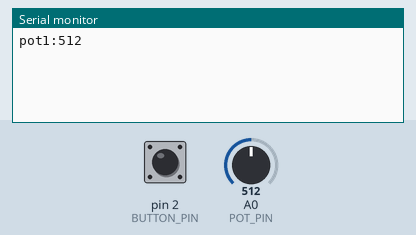
Recording of a sketch running on a simulated Arduino Uno, built with avr-gcc and run on an emulated ATmega328P. Shown: the last lines printed to the serial monitor. The test bench sets the inputs (shaded band); at power-on: pin 2 (BUTTON_PIN) HIGH, A0 (POT_PIN) = 512.

Above: at 1.2 s.
1.3 s: pin 2 (BUTTON_PIN) pulled LOW for 0.15 s
At 2.0 s:
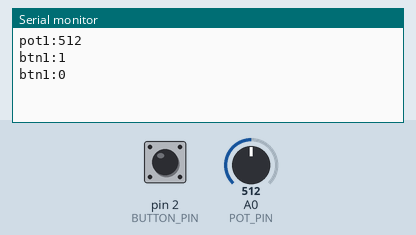
2.9 s: A0 (POT_PIN) set to 716
At 3.7 s:
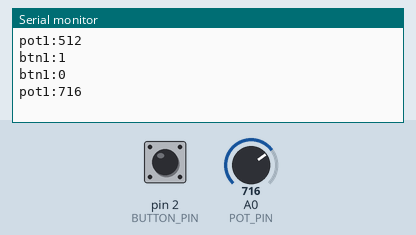
4.4 s: A0 (POT_PIN) set to 900
At 4.8 s:
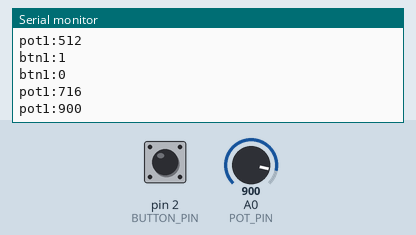

Measured:
- after the input at 1.3 s, the serial monitor: prints a new line at once (image 1)
- after the input at 2.9 s, the serial monitor: prints a new line at once (image 2)
- after the input at 4.4 s, the serial monitor: prints a new line at once (image 3)

The sketch:

jegorowl.ino
```cpp
const int POT_PIN = A0;
const int BUTTON_PIN = 2;
const int POT_THRESHOLD = 4;
const unsigned long DEBOUNCE_MS = 20;

int lastPotValue = -1;
int lastButtonState = HIGH;
unsigned long lastButtonChange = 0;

void readPot() {
  int value = analogRead(POT_PIN);
  if (abs(value - lastPotValue) < POT_THRESHOLD) return;

  lastPotValue = value;
  Serial.print("pot1:");
  Serial.println(value);
}

void readButton() {
  int state = digitalRead(BUTTON_PIN);
  if (state == lastButtonState) return;
  if (millis() - lastButtonChange < DEBOUNCE_MS) return;

  lastButtonChange = millis();
  lastButtonState = state;

  Serial.print("btn1:");
  Serial.println(state == LOW ? 1 : 0);
}

void setup() {
  Serial.begin(115200);
  pinMode(BUTTON_PIN, INPUT_PULLUP);
}

void loop() {
  readPot();
  readButton();
}
```
